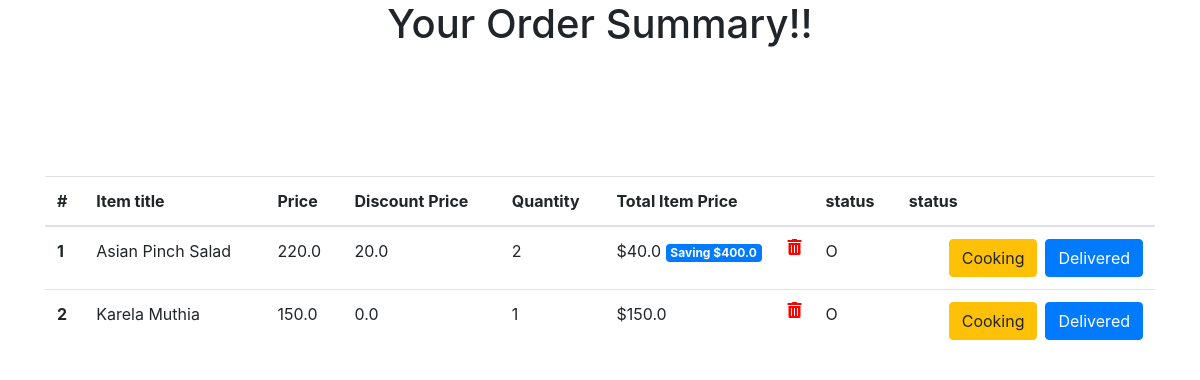
Before: /ordered-food-list/ (signed in) with the older database file.
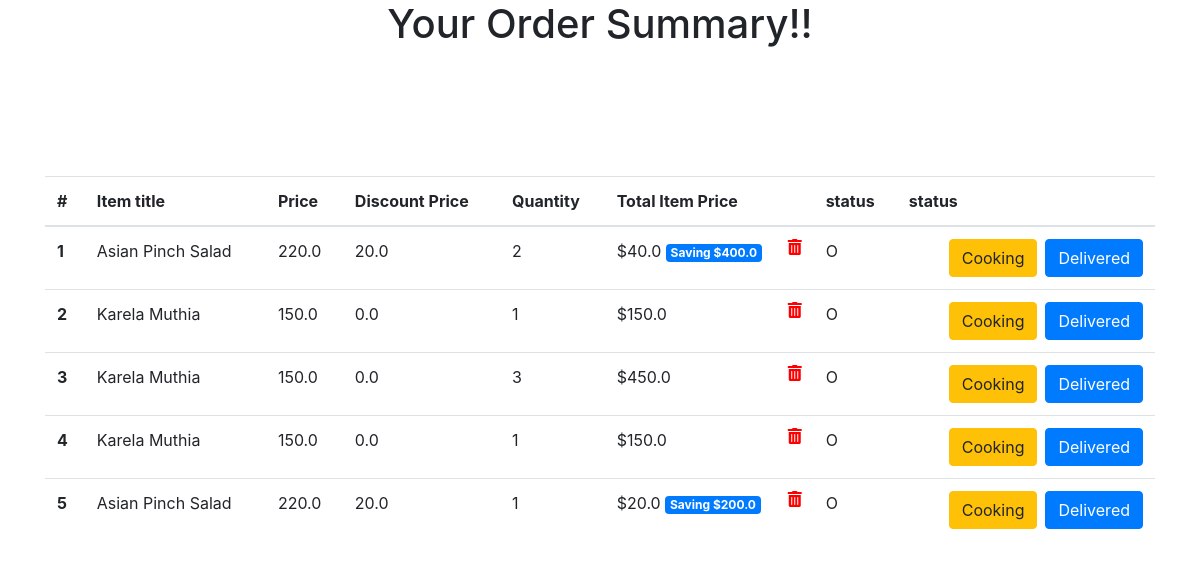
After: the same page with the newer database file.
### core/models.py (models this page shows, shortened)
class OrderItem(models.Model):
    user = models.ForeignKey(settings.AUTH_USER_MODEL,
                             on_delete=models.CASCADE)
    ordered = models.BooleanField(default=False)
    item = models.ForeignKey(Item, on_delete=models.CASCADE)
    quantity = models.IntegerField(default=1)
    timestampStr = datetime.now().strftime("%d-%b-%Y (%H:%M:%S.%f)")
    status = models.CharField(choices=STATUS_CHOICES, max_length =1, default = 'O')
    chef_key = models.CharField(max_length=100 , default = timestampStr)
    def get_total_item_price(self):
        return self.quantity * self.item.price
    def get_total_discount_item_price(self):
        return self.quantity * self.item.discount_price
    def get_amount_saved(self):
        return self.get_total_item_price() - self.get_total_discount_item_price()

class Item(models.Model):
    chef = models.ForeignKey(settings.AUTH_USER_MODEL,on_delete=models.CASCADE, null=True)
    title = models.CharField(max_length=100)
    is_veg = models.BooleanField(default=True)
    available = models.BooleanField(default=True)
    price = models.FloatField()
    discount_price = models.FloatField(blank=True, null=True)
    calories = models.FloatField(default=0)
    slug = models.SlugField(unique=True)
    description = models.TextField()
    image = models.ImageField(upload_to='item_pics')

### core/views.py (the view)
# urls.py: path('ordered-food-list/', OrderedFoodListView.as_view(), name='ordered-food-list'),
class OrderedFoodListView(LoginRequiredMixin, View):
	def get(self, *args, **kwargs):
		try:
			order = OrderedList.objects.get(chef=self.request.user).items.all()
			context = {
				'object' : order,
			}
			return render(self.request, 'core/ordered_food_LIST.html', context)
		except ObjectDoesNotExist:
			messages.info(self.request, "You do not have an active order")
			return redirect("core:menu")

### core/templates/core/ordered_food_list.html (shortened to what this page needs)
{% load static %}
<!DOCTYPE html>
<html lang="en">
<head>
  <link rel="stylesheet" href="https://stackpath.bootstrapcdn.com/bootstrap/4.3.1/css/bootstrap.min.css">
  <link rel="stylesheet" href="https://use.fontawesome.com/releases/v5.6.3/css/all.css">
</head>
<body>
  <h1 align="center">Your Order Summary!!</h1>
  <br> <br> <br> <br> <br>
  <div class="container">
    <div class="table-responsive text-nowrap">
  <table class="table">
    <thead>
      <tr>
        <th scope="col">#</th>
        <th scope="col">Item title</th>
        <th scope="col">Price</th>
        <th scope="col">Discount Price</th>
        <th scope="col">Quantity</th>
        <th scope="col">Total Item Price</th>
        <th scope="col">status</th>
        <th scope="col">status</th>
      </tr>
    </thead>
    <tbody>
    {% for order_item in object %}
      <tr>
        <th scope="row">{{ forloop.counter }}</th>
        <td> {{order_item.item.title}} </td>
        <td>{{order_item.item.price}}</td>
        <td>{{order_item.item.discount_price}}</td>
        <td>
                {{ order_item.quantity }}
        </td>
        <td>
          {% if order_item.item.discount_price %}
                ${{order_item.get_total_discount_item_price}}
                <span class="badge badge-primary">Saving ${{order_item.get_amount_saved}}</span>
          {% else %}
                ${{order_item.get_total_item_price}}
          {% endif %}
          <a style="color: red;" href="{% url 'core:remove-from-cart' order_item.item.slug %}">
            <i class="fas fa-trash-alt float-right"></i>
          </a>
        </td>
        <td>{{order_item.status}}</td>
        <td colspan="6">
          <a class="btn btn-primary float-right ml-2" href="{% url 'core:item-delivered' order_item.item.slug order_item.chef_key %}">Delivered</a>
          <a class="btn btn-warning float-right ml-2" href="{% url 'core:item-cooking' order_item.item.slug order_item.chef_key %}">Cooking</a>
        </td>
      </tr>
    {% endfor %}
    </tbody>
</div>
  </div>
</body>
</html>

Changed rows visible on the page:
added OrderItem: item "Karela Muthia", item.price "150.0", item.discount_price "0.0", quantity "3", get_total_item_price "450.0", status "O"
added OrderItem: item "Karela Muthia", item.price "150.0", item.discount_price "0.0", quantity "1", get_total_item_price "150.0", status "O"
added OrderItem: item "Asian Pinch Salad", item.price "220.0", item.discount_price "20.0", quantity "1", get_total_discount_item_price "20.0", get_amount_saved "200.0", status "O"
